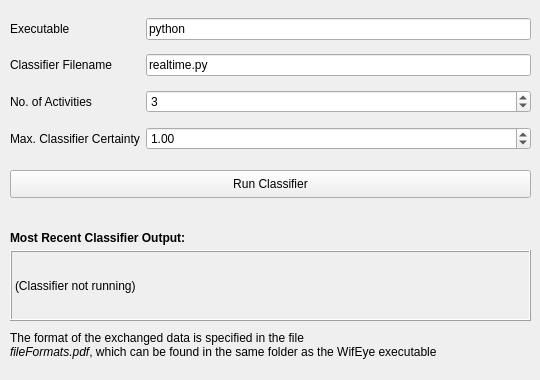
      <widget class="QWidget" name="RTClassification_2">
       <attribute name="icon">
        <iconset resource="csiguiresources.qrc">
         <normaloff>:/icons/icons/classification.svg</normaloff>:/icons/icons/classification.svg</iconset>
       </attribute>
       <attribute name="title">
        <string>Real-Time Classification</string>
       </attribute>
       <widget class="QPushButton" name="pbRunClassifier">
        <property name="geometry">
         <rect>
          <x>10</x>
          <y>170</y>
          <width>521</width>
          <height>28</height>
         </rect>
        </property>
        <property name="text">
         <string>Run Classifier</string>
        </property>
        <property name="checkable">
         <bool>false</bool>
        </property>
       </widget>
       <widget class="QLabel" name="lClassifierOutput">
        <property name="geometry">
         <rect>
          <x>10</x>
          <y>250</y>
          <width>521</width>
          <height>71</height>
         </rect>
        </property>
        <property name="toolTip">
         <string>Most recent output of the classifier.</string>
        </property>
        <property name="statusTip">
         <string>Most recent output of the classifier.</string>
        </property>
        <property name="frameShape">
         <enum>QFrame::Shape::Box</enum>
        </property>
        <property name="frameShadow">
         <enum>QFrame::Shadow::Raised</enum>
        </property>
        <property name="text">
         <string>(Classifier not running)</string>
        </property>
       </widget>
       <widget class="QLabel" name="label_28">
        <property name="geometry">
         <rect>
          <x>10</x>
          <y>230</y>
          <width>261</width>
          <height>16</height>
         </rect>
        </property>
        <property name="text">
         <string>&lt;html&gt;&lt;head/&gt;&lt;body&gt;&lt;p&gt;&lt;span style=&quot; font-weight:600;&quot;&gt;Most Recent Classifier Output:&lt;/span&gt;&lt;/p&gt;&lt;/body&gt;&lt;/html&gt;</string>
        </property>
       </widget>
       <widget class="QWidget" name="gridLayoutWidget">
        <property name="geometry">
         <rect>
          <x>10</x>
          <y>10</y>
          <width>521</width>
          <height>151</height>
         </rect>
        </property>
        <layout class="QGridLayout" name="gridLayout_2">
         <item row="1" column="0">
          <widget class="QLabel" name="label_26">
           <property name="text">
            <string>Classifier Filename</string>
           </property>
          </widget>
         </item>
         <item row="1" column="1">
          <widget class="QLineEdit" name="leClassifierArguments">
           <property name="statusTip">
            <string>Command line parameters passed to the classifier's executable</string>
           </property>
           <property name="text">
            <string>realtime.py</string>
           </property>
          </widget>
         </item>
         <item row="2" column="0">
          <widget class="QLabel" name="label_27">
           <property name="text">
            <string>No. of Activities</string>
           </property>
          </widget>
         </item>
         <item row="2" column="1">
          <widget class="QSpinBox" name="sbMaxClass">
           <property name="toolTip">
            <string>Number of output classes. It is assumed that the classifier can group the input into this number of classes, which are indexed from 1 to this number.</string>
           </property>
           <property name="statusTip">
            <string>Number of output classes.</string>
           </property>
           <property name="maximum">
            <number>100</number>
           </property>
           <property name="value">
            <number>3</number>
           </property>
          </widget>
         </item>
         <item row="0" column="1">
          <widget class="QLineEdit" name="leClassifierExecutable">
           <property name="statusTip">
            <string>Executable of the classifier to run.</string>
           </property>
           <property name="text">
            <string>python</string>
           </property>
          </widget>
         </item>
         <item row="0" column="0">
          <widget class="QLabel" name="label_25">
           <property name="text">
            <string>Executable</string>
           </property>
          </widget>
         </item>
         <item row="3" column="0">
          <widget class="QLabel" name="label_2">
           <property name="text">
            <string>Max. Classifier Certainty</string>
           </property>
          </widget>
         </item>
         <item row="3" column="1">
          <widget class="QDoubleSpinBox" name="dsbMaxClassCertainty">
           <property name="toolTip">
            <string>The classifier may annotate its classification with a certainty value, which is assumed to lie between 0 and the selceted value.</string>
           </property>
           <property name="statusTip">
            <string>The classifier may annotate its classification with a certainty value, which is assumed to lie between 0 and the selceted value.</string>
           </property>
           <property name="value">
            <double>1.000000000000000</double>
           </property>
          </widget>
         </item>
        </layout>
       </widget>
       <widget class="QLabel" name="label_8">
        <property name="geometry">
         <rect>
          <x>10</x>
          <y>320</y>
          <width>511</width>
          <height>51</height>
         </rect>
        </property>
        <property name="text">
         <string>&lt;html&gt;&lt;head/&gt;&lt;body&gt;&lt;p&gt;The format of the exchanged data is specified in the file&lt;br/&gt;&lt;span style=&quot; font-style:italic;&quot;&gt;fileFormats.pdf&lt;/span&gt;, which can be found in the same folder as the WifEye executable&lt;/p&gt;&lt;/body&gt;&lt;/html&gt;</string>
        </property>
       </widget>
      </widget>
